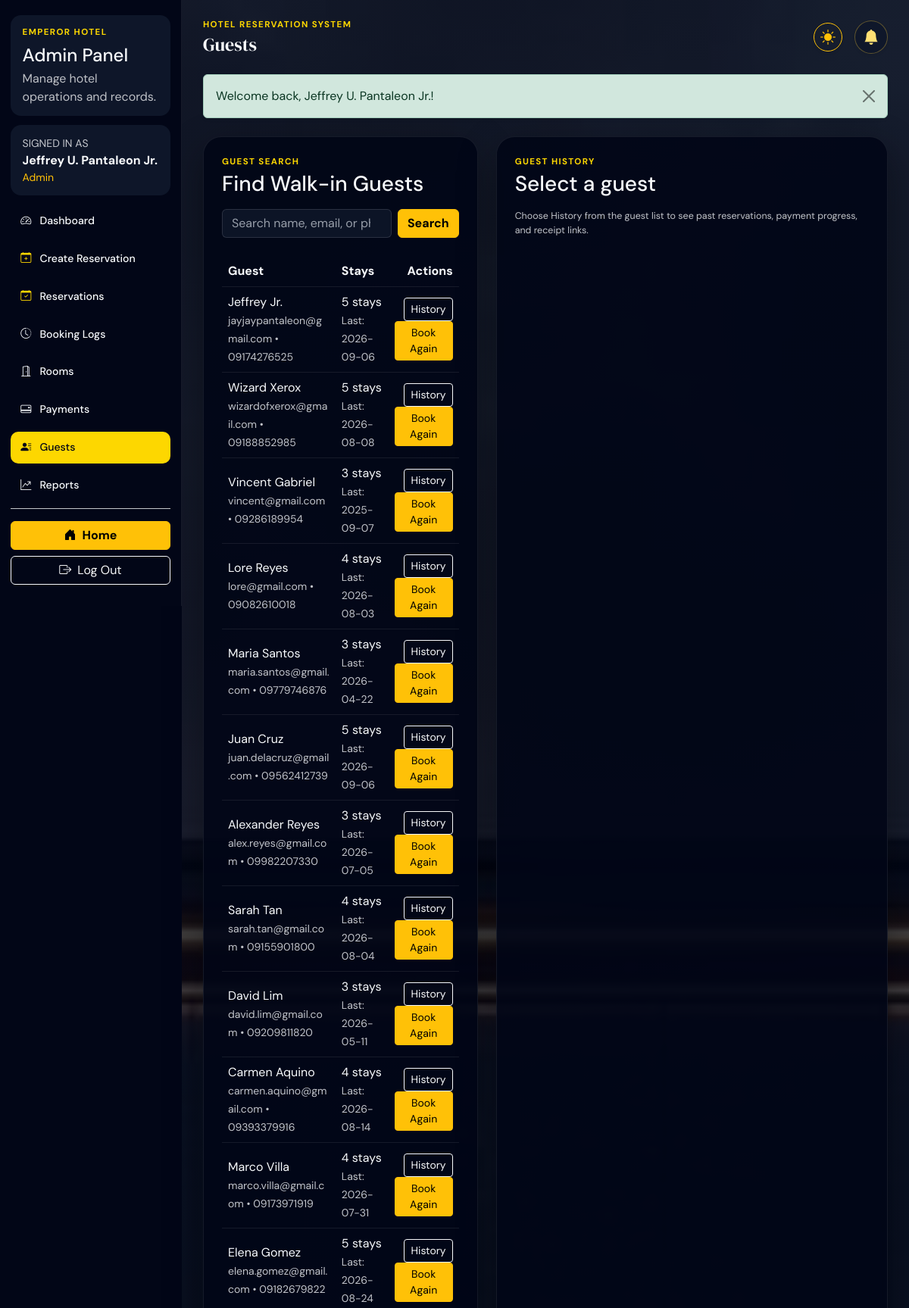
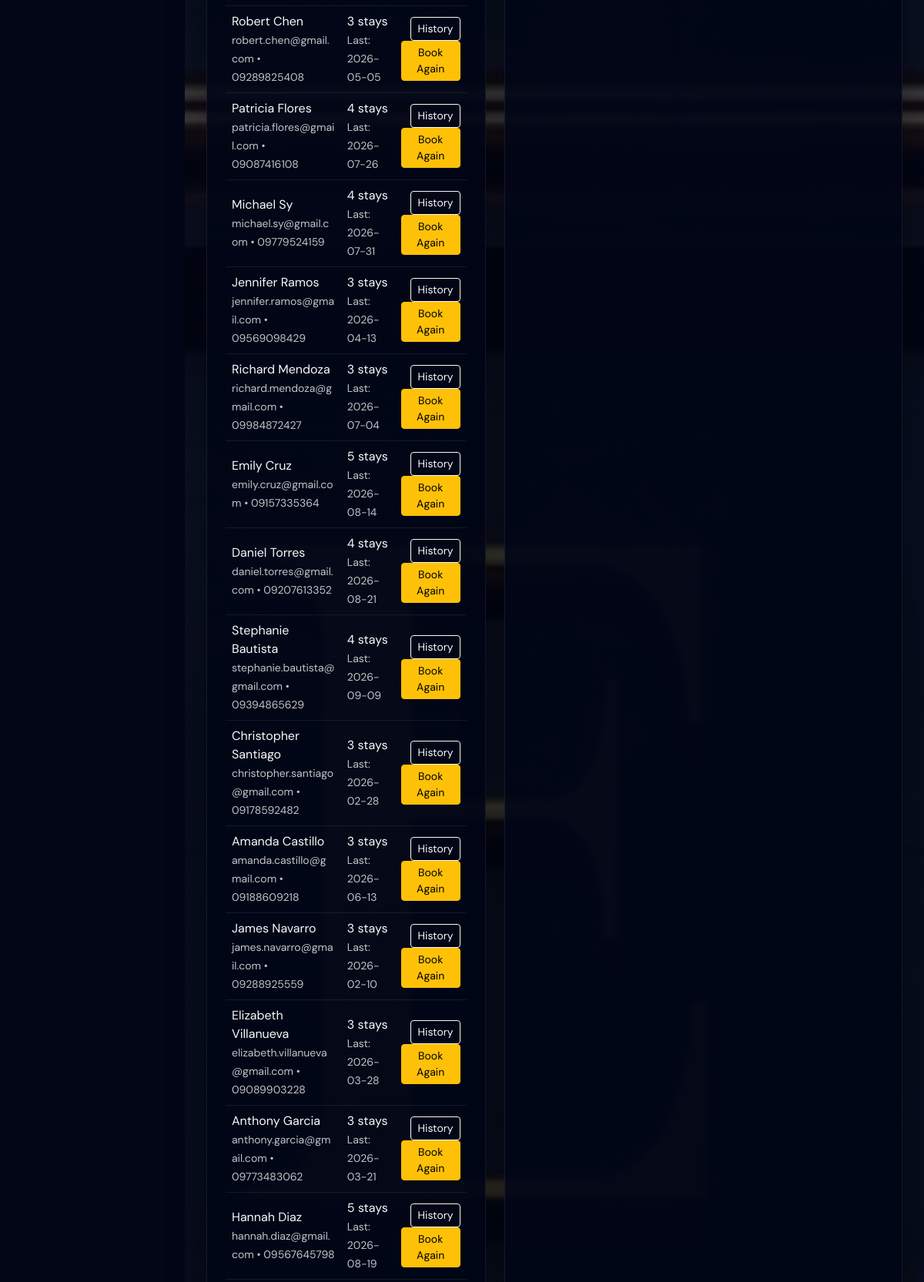
The app's page /public/admin/guests.php (signed in, upper part) with its own data (2 pictures, top to bottom).
### tables this page shows
CREATE TABLE IF NOT EXISTS guests (
    guest_id INT AUTO_INCREMENT PRIMARY KEY,
    user_id INT NULL,
    first_name VARCHAR(100) NOT NULL,
    last_name VARCHAR(100) NOT NULL,
    phone VARCHAR(30) DEFAULT NULL,
    email VARCHAR(150) DEFAULT NULL,
    created_at TIMESTAMP DEFAULT CURRENT_TIMESTAMP,
    FOREIGN KEY (user_id) REFERENCES users(user_id) ON DELETE SET NULL
);

### app/helpers/auth.php (called while the page is built, shortened)
<?php
function e(string|null|int|float $value): string
{
    return htmlspecialchars((string) $value, ENT_QUOTES, 'UTF-8');
}

### public/includes/bootstrap.php (called while the page is built, shortened)
<?php
require_once APP_ROOT . '/app/helpers/auth.php';
spl_autoload_register(static function (string $className): void {
    $modelPath = APP_ROOT . '/app/models/' . $className . '.php';
});

### app/models/Guest.php (called while the page is built, shortened)
<?php
class Guest
{
    public function search(string $term = ''): array
    {
        $term = trim($term);
        $params = [];
        $where = '';
        $statement = $this->db->prepare(
            "SELECT g.*,
                    COALESCE(stats.reservation_count, 0) AS reservation_count,
                    stats.last_stay,
                    COALESCE(stats.total_spent, 0) AS total_spent
             FROM guests g
             LEFT JOIN (
                SELECT guest_id,
                       COUNT(*) AS reservation_count,
                       MAX(check_out) AS last_stay,
                       SUM(total_amount) AS total_spent
                FROM reservations
                GROUP BY guest_id
             ) stats ON stats.guest_id = g.guest_id
             {$where}
             ORDER BY g.created_at DESC"
        );
        $statement->execute($params);
        return $statement->fetchAll();
    }
}

### public/admin/guests.php (the view, shortened to what this page needs)
<?php
require_once __DIR__ . '/../includes/bootstrap.php';
require_once __DIR__ . '/../includes/layout.php';
$db = Database::connect();
$guestModel = new Guest($db);
$searchTerm = trim((string) ($_GET['search'] ?? ''));
$selectedGuestId = (int) ($_GET['guest_id'] ?? 0);
$guests = $guestModel->search($searchTerm);
$selectedGuest = $selectedGuestId > 0 ? $guestModel->find($selectedGuestId) : null;
?>
<section class="row g-4">
    <div class="col-xl-5">
        <div class="panel-card p-4 h-100">
            <p class="eyebrow mb-1">Guest Search</p>
            <h3 class="mb-3">Find Walk-in Guests</h3>
            <form method="get" class="d-flex gap-2 mb-4">
                <input class="form-control" name="search" type="search" value="<?php echo e($searchTerm); ?>" placeholder="Search name, email, or phone">
                <button class="btn btn-warning fw-semibold" type="submit">Search</button>
            </form>
            <div class="table-responsive">
                <table class="table table-dark-soft align-middle mb-0">
                    <thead>
                        <tr>
                            <th>Guest</th>
                            <th>Stays</th>
                            <th class="text-end">Actions</th>
                        </tr>
                    </thead>
                    <tbody>
                        <?php foreach ($guests as $guest): ?>
                            <tr>
                                <td>
                                    <div><?php echo e($guest['first_name'] . ' ' . $guest['last_name']); ?></div>
                                    <small class="text-light-emphasis"><?php echo e($guest['email'] ?: 'No email'); ?> • <?php echo e($guest['phone'] ?: 'No phone'); ?></small>
                                </td>
                                <td>
                                    <div><?php echo e((int) $guest['reservation_count']); ?> stays</div>
                                    <small class="text-light-emphasis">Last: <?php echo e($guest['last_stay'] ?: 'No stay yet'); ?></small>
                                </td>
                                <td class="text-end">
                                    <a class="btn btn-sm btn-outline-light" href="guests.php?guest_id=<?php echo e($guest['guest_id']); ?>&search=<?php echo e(urlencode($searchTerm)); ?>">History</a>
                                    <a class="btn btn-sm btn-warning" href="reservations.php?guest_id=<?php echo e($guest['guest_id']); ?>">Book Again</a>
                                </td>
                            </tr>
                        <?php endforeach; ?>
                    </tbody>
                </table>
            </div>
        </div>
    </div>
    <div class="col-xl-7">
        <div class="panel-card p-4 h-100">
            <p class="eyebrow mb-1">Guest History</p>
            <?php if (!$selectedGuest): ?>
                <h3 class="mb-3">Select a guest</h3>
                <p class="muted-copy mb-0">Choose History from the guest list to see past reservations, payment progress, and receipt links.</p>
            <?php endif; ?>
        </div>
    </div>
</section>

### public/assets/css/app.css (style rules this page uses)
* { scrollbar-width: thin; scrollbar-color: rgba(253, 215, 0, 0.35) #020617; }
body { margin: 0; color: #f8fafc; background: #020617; font-family: 'DM Sans', sans-serif; }
a { text-decoration: none; }
.content-card, .panel-card { border: 1px solid rgba(248, 250, 252, 0.08); border-radius: 24px; background: rgba(15, 23, 42, 0.92); box-shadow: 0 18px 50px rgba(0, 0, 0, 0.35); }
.eyebrow { color: #fdd700; font-size: 0.72rem; font-weight: 700; letter-spacing: 0.12em; text-transform: uppercase; }
.muted-copy { color: rgba(248, 250, 252, 0.78) !important; font-size: 0.78rem; }
.text-muted, .text-secondary, .text-light-emphasis, .text-muted-emphasis, .small.text-muted, td.text-muted, small.text-muted, div.text-muted, span.text-muted, p.text-muted, td.small.text-muted { color: rgba(248, 250, 252, 0.78) !important; }
.admin-page .content-card, .admin-page .panel-card, .admin-page .stat-tile { background-color: rgba(2, 6, 23, 0.9); }
.table-dark-soft { --bs-table-bg: transparent; --bs-table-color: #f8fafc; --bs-table-border-color: rgba(248, 250, 252, 0.08); }
.form-label, .form-text, .table, .table th, .table td { color: #f8fafc; }
.form-control, .form-select { color: #f8fafc; border-color: rgba(248, 250, 252, 0.12); background: rgba(15, 23, 42, 0.85); }
.form-control::placeholder, textarea::placeholder, input::placeholder { color: rgba(226, 232, 240, 0.65) !important; opacity: 1 !important; }
.table-responsive { border-radius: 18px; }

### public/assets/css/admin/guests.css (style rules this page uses)
.admin-page--guests .table small { overflow-wrap: anywhere; }
.admin-page--guests form[method="get"] { align-items: stretch; }

### records on screen
guests: first_name+last_name "Jeffrey Jr.", email "jayjaypantaleon@gmail.com", phone "09174276525", reservation_count "5", last_stay "2026-09-06"
guests: first_name+last_name "Wizard Xerox", email "wizardofxerox@gmail.com", phone "09188852985", reservation_count "5", last_stay "2026-08-08"
guests: first_name+last_name "Vincent Gabriel", email "vincent@gmail.com", phone "09286189954", reservation_count "3", last_stay "2025-09-07"
guests: first_name+last_name "Lore Reyes", email "lore@gmail.com", phone "09082610018", reservation_count "4", last_stay "2026-08-03"
guests: first_name+last_name "Maria Santos", email "maria.santos@gmail.com", phone "09779746876", reservation_count "3", last_stay "2026-04-22"
guests: first_name+last_name "Juan Cruz", email "juan.delacruz@gmail.com", phone "09562412739", reservation_count "5", last_stay "2026-09-06"
guests: first_name+last_name "Alexander Reyes", email "alex.reyes@gmail.com", phone "09982207330", reservation_count "3", last_stay "2026-07-05"
guests: first_name+last_name "Sarah Tan", email "sarah.tan@gmail.com", phone "09155901800", reservation_count "4", last_stay "2026-08-04"
guests: first_name+last_name "David Lim", email "david.lim@gmail.com", phone "09209811820", reservation_count "3", last_stay "2026-05-11"
guests: first_name+last_name "Carmen Aquino", email "carmen.aquino@gmail.com", phone "09393379916", reservation_count "4", last_stay "2026-08-14"
guests: first_name+last_name "Marco Villa", email "marco.villa@gmail.com", phone "09173971919", reservation_count "4", last_stay "2026-07-31"
guests: first_name+last_name "Elena Gomez", email "elena.gomez@gmail.com", phone "09182679822", reservation_count "5", last_stay "2026-08-24"
guests: first_name+last_name "Robert Chen", email "robert.chen@gmail.com", phone "09289825408", reservation_count "3", last_stay "2026-05-05"
guests: first_name+last_name "Patricia Flores", email "patricia.flores@gmail.com", phone "09087416108", reservation_count "4", last_stay "2026-07-26"
guests: first_name+last_name "Michael Sy", email "michael.sy@gmail.com", phone "09779524159", reservation_count "4", last_stay "2026-07-31"
guests: first_name+last_name "Jennifer Ramos", email "jennifer.ramos@gmail.com", phone "09569098429", reservation_count "3", last_stay "2026-04-13"
guests: first_name+last_name "Richard Mendoza", email "richard.mendoza@gmail.com", phone "09984872427", reservation_count "3", last_stay "2026-07-04"
guests: first_name+last_name "Emily Cruz", email "emily.cruz@gmail.com", phone "09157335364", reservation_count "5", last_stay "2026-08-14"
guests: first_name+last_name "Daniel Torres", email "daniel.torres@gmail.com", phone "09207613352", reservation_count "4", last_stay "2026-08-21"
guests: first_name+last_name "Stephanie Bautista", email "stephanie.bautista@gmail.com", phone "09394865629", reservation_count "4", last_stay "2026-09-09"
guests: first_name+last_name "Christopher Santiago", email "christopher.santiago@gmail.com", phone "09178592482", reservation_count "3", last_stay "2026-02-28"
guests: first_name+last_name "Amanda Castillo", email "amanda.castillo@gmail.com", phone "09188609218", reservation_count "3", last_stay "2026-06-13"
guests: first_name+last_name "James Navarro", email "james.navarro@gmail.com", phone "09288925559", reservation_count "3", last_stay "2026-02-10"
guests: first_name+last_name "Elizabeth Villanueva", email "elizabeth.villanueva@gmail.com", phone "09089903228", reservation_count "3", last_stay "2026-03-28"
guests: first_name+last_name "Anthony Garcia", email "anthony.garcia@gmail.com", phone "09773483062", reservation_count "3", last_stay "2026-03-21"
guests: first_name+last_name "Hannah Diaz", email "hannah.diaz@gmail.com", phone "09567645798", reservation_count "5", last_stay "2026-08-19"

### other values on screen
$user['full_name'] "Jeffrey U. Pantaleon Jr."
$user['role'] "Admin"
$link['label'] "Dashboard"
$link['label'] "Create Reservation"
$link['label'] "Reservations"
$link['label'] "Booking Logs"
$link['label'] "Rooms"
$link['label'] "Payments"
$link['label'] "Guests"
$link['label'] "Reports"
$title "Guests"
$message['message'] "Welcome back, Jeffrey U. Pantaleon Jr.!"
